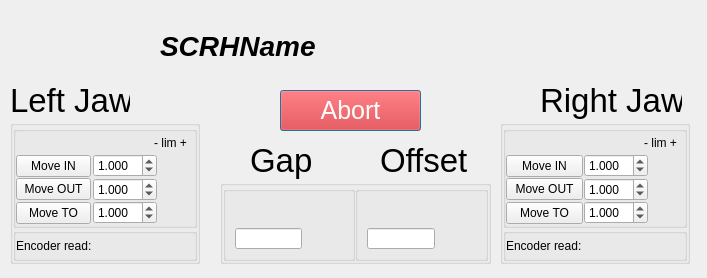
<ui version="4.0" >
 <class>SCRH</class>
 <widget class="QDialog" name="SCRH" >
  <property name="geometry" >
   <rect>
    <x>0</x>
    <y>0</y>
    <width>707</width>
    <height>278</height>
   </rect>
  </property>
  <property name="windowTitle" >
   <string>Dialog</string>
  </property>
  <widget class="QLabel" name="SCRHName" >
   <property name="geometry" >
    <rect>
     <x>160</x>
     <y>10</y>
     <width>531</width>
     <height>71</height>
    </rect>
   </property>
   <property name="font" >
    <font>
     <pointsize>21</pointsize>
     <weight>75</weight>
     <italic>true</italic>
     <bold>true</bold>
     <underline>false</underline>
    </font>
   </property>
   <property name="text" >
    <string>SCRHName</string>
   </property>
  </widget>
  <widget class="QLabel" name="AlbaLogo" >
   <property name="geometry" >
    <rect>
     <x>10</x>
     <y>10</y>
     <width>126</width>
     <height>71</height>
    </rect>
   </property>
   <property name="text" >
    <string/>
   </property>
   <property name="pixmap" >
    <pixmap resource="scrapers.qrc" >:/icons/icons/ALBA_Logo.png</pixmap>
   </property>
  </widget>
  <widget class="QLabel" name="leftJawLabel" >
   <property name="geometry" >
    <rect>
     <x>10</x>
     <y>80</y>
     <width>120</width>
     <height>41</height>
    </rect>
   </property>
   <property name="font" >
    <font>
     <pointsize>25</pointsize>
    </font>
   </property>
   <property name="text" >
    <string>Left Jaw</string>
   </property>
  </widget>
  <widget class="QLabel" name="rightJawLabel" >
   <property name="geometry" >
    <rect>
     <x>540</x>
     <y>80</y>
     <width>142</width>
     <height>41</height>
    </rect>
   </property>
   <property name="font" >
    <font>
     <pointsize>25</pointsize>
    </font>
   </property>
   <property name="text" >
    <string>Right Jaw</string>
   </property>
  </widget>
  <widget class="QGroupBox" name="gapAndOffset" >
   <property name="geometry" >
    <rect>
     <x>220</x>
     <y>180</y>
     <width>271</width>
     <height>84</height>
    </rect>
   </property>
   <property name="flat" >
    <bool>true</bool>
   </property>
   <layout class="QGridLayout" >
    <property name="leftMargin" >
     <number>0</number>
    </property>
    <property name="topMargin" >
     <number>0</number>
    </property>
    <property name="rightMargin" >
     <number>0</number>
    </property>
    <property name="bottomMargin" >
     <number>0</number>
    </property>
    <property name="horizontalSpacing" >
     <number>0</number>
    </property>
    <property name="verticalSpacing" >
     <number>0</number>
    </property>
    <item row="0" column="0" >
     <widget class="TauGroupBox" name="gap" >
      <property name="showText" >
       <bool>false</bool>
      </property>
      <layout class="QVBoxLayout" >
       <item>
        <layout class="QHBoxLayout" >
         <item>
          <widget class="TauValueLabel" name="gapRead" >
           <property name="sizePolicy" >
            <sizepolicy vsizetype="Preferred" hsizetype="Expanding" >
             <horstretch>0</horstretch>
             <verstretch>0</verstretch>
            </sizepolicy>
           </property>
           <property name="useParentModel" >
            <bool>true</bool>
           </property>
           <property name="model" >
            <string>/Position</string>
           </property>
          </widget>
         </item>
         <item>
          <widget class="TauConfigLabel" name="gapReadUnits" >
           <property name="minimumSize" >
            <size>
             <width>35</width>
             <height>24</height>
            </size>
           </property>
           <property name="maximumSize" >
            <size>
             <width>35</width>
             <height>24</height>
            </size>
           </property>
           <property name="useParentModel" >
            <bool>true</bool>
           </property>
           <property name="model" >
            <string>/Position?configuration=unit</string>
           </property>
          </widget>
         </item>
        </layout>
       </item>
       <item>
        <layout class="QHBoxLayout" >
         <property name="spacing" >
          <number>-1</number>
         </property>
         <item>
          <widget class="TauValueLineEdit" name="gapWrite" >
           <property name="useParentModel" >
            <bool>true</bool>
           </property>
           <property name="model" >
            <string>/Position</string>
           </property>
          </widget>
         </item>
         <item>
          <widget class="TauConfigLabel" name="gapWriteUnits" >
           <property name="minimumSize" >
            <size>
             <width>35</width>
             <height>24</height>
            </size>
           </property>
           <property name="maximumSize" >
            <size>
             <width>35</width>
             <height>24</height>
            </size>
           </property>
           <property name="useParentModel" >
            <bool>true</bool>
           </property>
           <property name="model" >
            <string>/Position?configuration=unit</string>
           </property>
          </widget>
         </item>
        </layout>
       </item>
      </layout>
     </widget>
    </item>
    <item row="0" column="1" >
     <widget class="TauGroupBox" name="offset" >
      <property name="showText" >
       <bool>false</bool>
      </property>
      <layout class="QVBoxLayout" >
       <item>
        <layout class="QHBoxLayout" >
         <item>
          <widget class="TauValueLabel" name="offsetRead" >
           <property name="sizePolicy" >
            <sizepolicy vsizetype="Preferred" hsizetype="Expanding" >
             <horstretch>0</horstretch>
             <verstretch>0</verstretch>
            </sizepolicy>
           </property>
           <property name="useParentModel" >
            <bool>true</bool>
           </property>
           <property name="model" >
            <string>/Position</string>
           </property>
          </widget>
         </item>
         <item>
          <widget class="TauConfigLabel" name="offsetReadUnits" >
           <property name="minimumSize" >
            <size>
             <width>35</width>
             <height>24</height>
            </size>
           </property>
           <property name="maximumSize" >
            <size>
             <width>35</width>
             <height>24</height>
            </size>
           </property>
           <property name="useParentModel" >
            <bool>true</bool>
           </property>
           <property name="model" >
            <string>/Position?configuration=unit</string>
           </property>
          </widget>
         </item>
        </layout>
       </item>
       <item>
        <layout class="QHBoxLayout" >
         <item>
          <widget class="TauValueLineEdit" name="OffsetWrite" >
           <property name="useParentModel" >
            <bool>true</bool>
           </property>
           <property name="model" >
            <string>/Position</string>
           </property>
          </widget>
         </item>
         <item>
          <widget class="TauConfigLabel" name="offsetWriteUnits" >
           <property name="minimumSize" >
            <size>
             <width>35</width>
             <height>24</height>
            </size>
           </property>
           <property name="maximumSize" >
            <size>
             <width>35</width>
             <height>24</height>
            </size>
           </property>
           <property name="useParentModel" >
            <bool>true</bool>
           </property>
           <property name="model" >
            <string>/Position?configuration=unit</string>
           </property>
          </widget>
         </item>
        </layout>
       </item>
      </layout>
     </widget>
    </item>
   </layout>
  </widget>
  <widget class="QLabel" name="gapLabel" >
   <property name="geometry" >
    <rect>
     <x>250</x>
     <y>140</y>
     <width>88</width>
     <height>40</height>
    </rect>
   </property>
   <property name="font" >
    <font>
     <pointsize>25</pointsize>
    </font>
   </property>
   <property name="text" >
    <string>Gap</string>
   </property>
  </widget>
  <widget class="QLabel" name="offsetLabel" >
   <property name="geometry" >
    <rect>
     <x>380</x>
     <y>140</y>
     <width>88</width>
     <height>40</height>
    </rect>
   </property>
   <property name="font" >
    <font>
     <pointsize>25</pointsize>
    </font>
   </property>
   <property name="text" >
    <string>Offset</string>
   </property>
  </widget>
  <widget class="QPushButton" name="abort" >
   <property name="geometry" >
    <rect>
     <x>280</x>
     <y>90</y>
     <width>141</width>
     <height>41</height>
    </rect>
   </property>
   <property name="sizePolicy" >
    <sizepolicy vsizetype="Minimum" hsizetype="Minimum" >
     <horstretch>0</horstretch>
     <verstretch>0</verstretch>
    </sizepolicy>
   </property>
   <property name="palette" >
    <palette>
     <active>
      <colorrole role="WindowText" >
       <brush brushstyle="SolidPattern" >
        <color alpha="255" >
         <red>0</red>
         <green>0</green>
         <blue>0</blue>
        </color>
       </brush>
      </colorrole>
      <colorrole role="Button" >
       <brush brushstyle="SolidPattern" >
        <color alpha="255" >
         <red>255</red>
         <green>0</green>
         <blue>0</blue>
        </color>
       </brush>
      </colorrole>
      <colorrole role="Light" >
       <brush brushstyle="SolidPattern" >
        <color alpha="255" >
         <red>255</red>
         <green>127</green>
         <blue>127</blue>
        </color>
       </brush>
      </colorrole>
      <colorrole role="Midlight" >
       <brush brushstyle="SolidPattern" >
        <color alpha="255" >
         <red>255</red>
         <green>63</green>
         <blue>63</blue>
        </color>
       </brush>
      </colorrole>
      <colorrole role="Dark" >
       <brush brushstyle="SolidPattern" >
        <color alpha="255" >
         <red>127</red>
         <green>0</green>
         <blue>0</blue>
        </color>
       </brush>
      </colorrole>
      <colorrole role="Mid" >
       <brush brushstyle="SolidPattern" >
        <color alpha="255" >
         <red>170</red>
         <green>0</green>
         <blue>0</blue>
        </color>
       </brush>
      </colorrole>
      <colorrole role="Text" >
       <brush brushstyle="SolidPattern" >
        <color alpha="255" >
         <red>0</red>
         <green>0</green>
         <blue>0</blue>
        </color>
       </brush>
      </colorrole>
      <colorrole role="BrightText" >
       <brush brushstyle="SolidPattern" >
        <color alpha="255" >
         <red>255</red>
         <green>255</green>
         <blue>255</blue>
        </color>
       </brush>
      </colorrole>
      <colorrole role="ButtonText" >
       <brush brushstyle="SolidPattern" >
        <color alpha="255" >
         <red>255</red>
         <green>255</green>
         <blue>255</blue>
        </color>
       </brush>
      </colorrole>
      <colorrole role="Base" >
       <brush brushstyle="SolidPattern" >
        <color alpha="255" >
         <red>255</red>
         <green>255</green>
         <blue>255</blue>
        </color>
       </brush>
      </colorrole>
      <colorrole role="Window" >
       <brush brushstyle="SolidPattern" >
        <color alpha="255" >
         <red>255</red>
         <green>0</green>
         <blue>0</blue>
        </color>
       </brush>
      </colorrole>
      <colorrole role="Shadow" >
       <brush brushstyle="SolidPattern" >
        <color alpha="255" >
         <red>0</red>
         <green>0</green>
         <blue>0</blue>
        </color>
       </brush>
      </colorrole>
      <colorrole role="AlternateBase" >
       <brush brushstyle="SolidPattern" >
        <color alpha="255" >
         <red>255</red>
         <green>127</green>
         <blue>127</blue>
        </color>
       </brush>
      </colorrole>
     </active>
     <inactive>
      <colorrole role="WindowText" >
       <brush brushstyle="SolidPattern" >
        <color alpha="255" >
         <red>0</red>
         <green>0</green>
         <blue>0</blue>
        </color>
       </brush>
      </colorrole>
      <colorrole role="Button" >
       <brush brushstyle="SolidPattern" >
        <color alpha="255" >
         <red>255</red>
         <green>0</green>
         <blue>0</blue>
        </color>
       </brush>
      </colorrole>
      <colorrole role="Light" >
       <brush brushstyle="SolidPattern" >
        <color alpha="255" >
         <red>255</red>
         <green>127</green>
         <blue>127</blue>
        </color>
       </brush>
      </colorrole>
      <colorrole role="Midlight" >
       <brush brushstyle="SolidPattern" >
        <color alpha="255" >
         <red>255</red>
         <green>63</green>
         <blue>63</blue>
        </color>
       </brush>
      </colorrole>
      <colorrole role="Dark" >
       <brush brushstyle="SolidPattern" >
        <color alpha="255" >
         <red>127</red>
         <green>0</green>
         <blue>0</blue>
        </color>
       </brush>
      </colorrole>
      <colorrole role="Mid" >
       <brush brushstyle="SolidPattern" >
        <color alpha="255" >
         <red>170</red>
         <green>0</green>
         <blue>0</blue>
        </color>
       </brush>
      </colorrole>
      <colorrole role="Text" >
       <brush brushstyle="SolidPattern" >
        <color alpha="255" >
         <red>0</red>
         <green>0</green>
         <blue>0</blue>
        </color>
       </brush>
      </colorrole>
      <colorrole role="BrightText" >
       <brush brushstyle="SolidPattern" >
        <color alpha="255" >
         <red>255</red>
         <green>255</green>
         <blue>255</blue>
        </color>
       </brush>
      </colorrole>
      <colorrole role="ButtonText" >
       <brush brushstyle="SolidPattern" >
        <color alpha="255" >
         <red>255</red>
         <green>255</green>
         <blue>255</blue>
        </color>
       </brush>
      </colorrole>
      <colorrole role="Base" >
       <brush brushstyle="SolidPattern" >
        <color alpha="255" >
         <red>255</red>
         <green>255</green>
         <blue>255</blue>
        </color>
       </brush>
      </colorrole>
      <colorrole role="Window" >
       <brush brushstyle="SolidPattern" >
        <color alpha="255" >
         <red>255</red>
         <green>0</green>
         <blue>0</blue>
        </color>
       </brush>
      </colorrole>
      <colorrole role="Shadow" >
       <brush brushstyle="SolidPattern" >
        <color alpha="255" >
         <red>0</red>
         <green>0</green>
         <blue>0</blue>
        </color>
       </brush>
      </colorrole>
      <colorrole role="AlternateBase" >
       <brush brushstyle="SolidPattern" >
        <color alpha="255" >
         <red>255</red>
         <green>127</green>
         <blue>127</blue>
        </color>
       </brush>
      </colorrole>
     </inactive>
     <disabled>
      <colorrole role="WindowText" >
       <brush brushstyle="SolidPattern" >
        <color alpha="255" >
         <red>127</red>
         <green>0</green>
         <blue>0</blue>
        </color>
       </brush>
      </colorrole>
      <colorrole role="Button" >
       <brush brushstyle="SolidPattern" >
        <color alpha="255" >
         <red>255</red>
         <green>0</green>
         <blue>0</blue>
        </color>
       </brush>
      </colorrole>
      <colorrole role="Light" >
       <brush brushstyle="SolidPattern" >
        <color alpha="255" >
         <red>255</red>
         <green>127</green>
         <blue>127</blue>
        </color>
       </brush>
      </colorrole>
      <colorrole role="Midlight" >
       <brush brushstyle="SolidPattern" >
        <color alpha="255" >
         <red>255</red>
         <green>63</green>
         <blue>63</blue>
        </color>
       </brush>
      </colorrole>
      <colorrole role="Dark" >
       <brush brushstyle="SolidPattern" >
        <color alpha="255" >
         <red>127</red>
         <green>0</green>
         <blue>0</blue>
        </color>
       </brush>
      </colorrole>
      <colorrole role="Mid" >
       <brush brushstyle="SolidPattern" >
        <color alpha="255" >
         <red>170</red>
         <green>0</green>
         <blue>0</blue>
        </color>
       </brush>
      </colorrole>
      <colorrole role="Text" >
       <brush brushstyle="SolidPattern" >
        <color alpha="255" >
         <red>127</red>
         <green>0</green>
         <blue>0</blue>
        </color>
       </brush>
      </colorrole>
      <colorrole role="BrightText" >
       <brush brushstyle="SolidPattern" >
        <color alpha="255" >
         <red>255</red>
         <green>255</green>
         <blue>255</blue>
        </color>
       </brush>
      </colorrole>
      <colorrole role="ButtonText" >
       <brush brushstyle="SolidPattern" >
        <color alpha="255" >
         <red>127</red>
         <green>0</green>
         <blue>0</blue>
        </color>
       </brush>
      </colorrole>
      <colorrole role="Base" >
       <brush brushstyle="SolidPattern" >
        <color alpha="255" >
         <red>255</red>
         <green>0</green>
         <blue>0</blue>
        </color>
       </brush>
      </colorrole>
      <colorrole role="Window" >
       <brush brushstyle="SolidPattern" >
        <color alpha="255" >
         <red>255</red>
         <green>0</green>
         <blue>0</blue>
        </color>
       </brush>
      </colorrole>
      <colorrole role="Shadow" >
       <brush brushstyle="SolidPattern" >
        <color alpha="255" >
         <red>0</red>
         <green>0</green>
         <blue>0</blue>
        </color>
       </brush>
      </colorrole>
      <colorrole role="AlternateBase" >
       <brush brushstyle="SolidPattern" >
        <color alpha="255" >
         <red>255</red>
         <green>0</green>
         <blue>0</blue>
        </color>
       </brush>
      </colorrole>
     </disabled>
    </palette>
   </property>
   <property name="font" >
    <font>
     <pointsize>19</pointsize>
    </font>
   </property>
   <property name="text" >
    <string>Abort</string>
   </property>
  </widget>
  <widget class="QGroupBox" name="leftJaw" >
   <property name="geometry" >
    <rect>
     <x>10</x>
     <y>120</y>
     <width>190</width>
     <height>144</height>
    </rect>
   </property>
   <property name="title" >
    <string/>
   </property>
   <layout class="QVBoxLayout" >
    <property name="spacing" >
     <number>0</number>
    </property>
    <property name="leftMargin" >
     <number>0</number>
    </property>
    <property name="topMargin" >
     <number>0</number>
    </property>
    <property name="rightMargin" >
     <number>0</number>
    </property>
    <property name="bottomMargin" >
     <number>0</number>
    </property>
    <item>
     <widget class="TauGroupBox" name="leftStepper" >
      <property name="flat" >
       <bool>true</bool>
      </property>
      <property name="showText" >
       <bool>false</bool>
      </property>
      <layout class="QGridLayout" >
       <property name="leftMargin" >
        <number>0</number>
       </property>
       <property name="topMargin" >
        <number>0</number>
       </property>
       <property name="rightMargin" >
        <number>0</number>
       </property>
       <property name="bottomMargin" >
        <number>0</number>
       </property>
       <property name="horizontalSpacing" >
        <number>0</number>
       </property>
       <property name="verticalSpacing" >
        <number>0</number>
       </property>
       <item row="0" column="0" >
        <layout class="QHBoxLayout" >
         <item>
          <widget class="TauValueLabel" name="leftLabelState" >
           <property name="minimumSize" >
            <size>
             <width>50</width>
             <height>22</height>
            </size>
           </property>
           <property name="frameShape" >
            <enum>QFrame::NoFrame</enum>
           </property>
           <property name="frameShadow" >
            <enum>QFrame::Plain</enum>
           </property>
           <property name="showQuality" >
            <bool>false</bool>
           </property>
           <property name="useParentModel" >
            <bool>true</bool>
           </property>
           <property name="model" >
            <string>/State</string>
           </property>
          </widget>
         </item>
         <item>
          <widget class="TauStateLed" name="leftLedState" >
           <property name="useParentModel" >
            <bool>true</bool>
           </property>
           <property name="model" >
            <string>/State</string>
           </property>
          </widget>
         </item>
         <item>
          <spacer>
           <property name="orientation" >
            <enum>Qt::Horizontal</enum>
           </property>
           <property name="sizeHint" >
            <size>
             <width>150</width>
             <height>20</height>
            </size>
           </property>
          </spacer>
         </item>
         <item>
          <widget class="TauLimitSwitch" name="leftLimitN" >
           <property name="useParentModel" >
            <bool>true</bool>
           </property>
           <property name="model" >
            <string>/Limit_switches</string>
           </property>
           <property name="boolIndex" >
            <number>2</number>
           </property>
          </widget>
         </item>
         <item>
          <widget class="QLabel" name="leftLimitLabel" >
           <property name="text" >
            <string>- lim +</string>
           </property>
           <property name="alignment" >
            <set>Qt::AlignCenter</set>
           </property>
          </widget>
         </item>
         <item>
          <widget class="TauLimitSwitch" name="leftLimitP" >
           <property name="useParentModel" >
            <bool>true</bool>
           </property>
           <property name="model" >
            <string>/Limit_switches</string>
           </property>
           <property name="boolIndex" >
            <number>1</number>
           </property>
          </widget>
         </item>
        </layout>
       </item>
       <item row="1" column="0" >
        <layout class="QHBoxLayout" >
         <property name="spacing" >
          <number>2</number>
         </property>
         <item>
          <widget class="QPushButton" name="leftMoveIn" >
           <property name="text" >
            <string>Move IN</string>
           </property>
          </widget>
         </item>
         <item>
          <widget class="QDoubleSpinBox" name="leftInValue" >
           <property name="decimals" >
            <number>3</number>
           </property>
           <property name="minimum" >
            <double>0.005000000000000</double>
           </property>
           <property name="maximum" >
            <double>20.000000000000000</double>
           </property>
           <property name="singleStep" >
            <double>0.001000000000000</double>
           </property>
           <property name="value" >
            <double>1.000000000000000</double>
           </property>
          </widget>
         </item>
         <item>
          <widget class="TauConfigLabel" name="leftInStepperUnits" >
           <property name="minimumSize" >
            <size>
             <width>35</width>
             <height>24</height>
            </size>
           </property>
           <property name="maximumSize" >
            <size>
             <width>35</width>
             <height>24</height>
            </size>
           </property>
           <property name="useParentModel" >
            <bool>true</bool>
           </property>
           <property name="model" >
            <string>/Position?configuration=unit</string>
           </property>
          </widget>
         </item>
        </layout>
       </item>
       <item row="2" column="0" >
        <layout class="QHBoxLayout" >
         <property name="spacing" >
          <number>2</number>
         </property>
         <item>
          <widget class="QPushButton" name="leftMoveOut" >
           <property name="text" >
            <string>Move OUT</string>
           </property>
          </widget>
         </item>
         <item>
          <widget class="QDoubleSpinBox" name="leftOutValue" >
           <property name="decimals" >
            <number>3</number>
           </property>
           <property name="minimum" >
            <double>0.005000000000000</double>
           </property>
           <property name="maximum" >
            <double>20.000000000000000</double>
           </property>
           <property name="singleStep" >
            <double>0.001000000000000</double>
           </property>
           <property name="value" >
            <double>1.000000000000000</double>
           </property>
          </widget>
         </item>
         <item>
          <widget class="TauConfigLabel" name="leftOutStepperUnits" >
           <property name="minimumSize" >
            <size>
             <width>35</width>
             <height>24</height>
            </size>
           </property>
           <property name="maximumSize" >
            <size>
             <width>35</width>
             <height>24</height>
            </size>
           </property>
           <property name="useParentModel" >
            <bool>true</bool>
           </property>
           <property name="model" >
            <string>/Position?configuration=unit</string>
           </property>
          </widget>
         </item>
        </layout>
       </item>
       <item row="3" column="0" >
        <layout class="QHBoxLayout" >
         <property name="spacing" >
          <number>2</number>
         </property>
         <item>
          <widget class="QPushButton" name="leftMoveAbs" >
           <property name="text" >
            <string>Move TO</string>
           </property>
          </widget>
         </item>
         <item>
          <widget class="QDoubleSpinBox" name="leftAbsValue" >
           <property name="decimals" >
            <number>3</number>
           </property>
           <property name="maximum" >
            <double>20.000000000000000</double>
           </property>
           <property name="singleStep" >
            <double>0.001000000000000</double>
           </property>
           <property name="value" >
            <double>1.000000000000000</double>
           </property>
          </widget>
         </item>
         <item>
          <widget class="TauConfigLabel" name="leftAbsStepperUnits" >
           <property name="minimumSize" >
            <size>
             <width>35</width>
             <height>24</height>
            </size>
           </property>
           <property name="maximumSize" >
            <size>
             <width>35</width>
             <height>24</height>
            </size>
           </property>
           <property name="useParentModel" >
            <bool>true</bool>
           </property>
           <property name="model" >
            <string>/Position?configuration=unit</string>
           </property>
          </widget>
         </item>
        </layout>
       </item>
      </layout>
     </widget>
    </item>
    <item>
     <widget class="TauGroupBox" name="leftEnc" >
      <property name="sizePolicy" >
       <sizepolicy vsizetype="Expanding" hsizetype="Expanding" >
        <horstretch>0</horstretch>
        <verstretch>0</verstretch>
       </sizepolicy>
      </property>
      <property name="flat" >
       <bool>true</bool>
      </property>
      <property name="showText" >
       <bool>false</bool>
      </property>
      <layout class="QGridLayout" >
       <property name="leftMargin" >
        <number>0</number>
       </property>
       <property name="topMargin" >
        <number>0</number>
       </property>
       <property name="rightMargin" >
        <number>0</number>
       </property>
       <property name="bottomMargin" >
        <number>0</number>
       </property>
       <property name="horizontalSpacing" >
        <number>-1</number>
       </property>
       <property name="verticalSpacing" >
        <number>0</number>
       </property>
       <item row="0" column="0" >
        <layout class="QHBoxLayout" >
         <item>
          <widget class="QLabel" name="leftEncLabel" >
           <property name="text" >
            <string>Encoder read:</string>
           </property>
          </widget>
         </item>
         <item>
          <widget class="TauValueLabel" name="leftEncRead" >
           <property name="sizePolicy" >
            <sizepolicy vsizetype="Preferred" hsizetype="Minimum" >
             <horstretch>0</horstretch>
             <verstretch>0</verstretch>
            </sizepolicy>
           </property>
           <property name="useParentModel" >
            <bool>true</bool>
           </property>
           <property name="model" >
            <string>/Position</string>
           </property>
          </widget>
         </item>
         <item>
          <widget class="TauConfigLabel" name="leftEncUnits" >
           <property name="minimumSize" >
            <size>
             <width>35</width>
             <height>24</height>
            </size>
           </property>
           <property name="maximumSize" >
            <size>
             <width>35</width>
             <height>24</height>
            </size>
           </property>
           <property name="useParentModel" >
            <bool>true</bool>
           </property>
           <property name="model" >
            <string>/Position?configuration=unit</string>
           </property>
          </widget>
         </item>
        </layout>
       </item>
      </layout>
     </widget>
    </item>
   </layout>
  </widget>
  <widget class="QGroupBox" name="rightJaw" >
   <property name="geometry" >
    <rect>
     <x>500</x>
     <y>120</y>
     <width>190</width>
     <height>144</height>
    </rect>
   </property>
   <property name="title" >
    <string/>
   </property>
   <layout class="QVBoxLayout" >
    <property name="spacing" >
     <number>0</number>
    </property>
    <property name="leftMargin" >
     <number>0</number>
    </property>
    <property name="topMargin" >
     <number>0</number>
    </property>
    <property name="rightMargin" >
     <number>0</number>
    </property>
    <property name="bottomMargin" >
     <number>0</number>
    </property>
    <item>
     <widget class="TauGroupBox" name="rightStepper" >
      <property name="flat" >
       <bool>true</bool>
      </property>
      <property name="showText" >
       <bool>false</bool>
      </property>
      <layout class="QGridLayout" >
       <property name="leftMargin" >
        <number>0</number>
       </property>
       <property name="topMargin" >
        <number>0</number>
       </property>
       <property name="rightMargin" >
        <number>0</number>
       </property>
       <property name="bottomMargin" >
        <number>0</number>
       </property>
       <property name="horizontalSpacing" >
        <number>0</number>
       </property>
       <property name="verticalSpacing" >
        <number>0</number>
       </property>
       <item row="0" column="0" >
        <layout class="QHBoxLayout" >
         <item>
          <widget class="TauValueLabel" name="rightLabelState" >
           <property name="minimumSize" >
            <size>
             <width>50</width>
             <height>22</height>
            </size>
           </property>
           <property name="frameShape" >
            <enum>QFrame::NoFrame</enum>
           </property>
           <property name="frameShadow" >
            <enum>QFrame::Plain</enum>
           </property>
           <property name="showQuality" >
            <bool>false</bool>
           </property>
           <property name="useParentModel" >
            <bool>true</bool>
           </property>
           <property name="model" >
            <string>/State</string>
           </property>
          </widget>
         </item>
         <item>
          <widget class="TauStateLed" name="rightLedState" >
           <property name="useParentModel" >
            <bool>true</bool>
           </property>
           <property name="model" >
            <string>/State</string>
           </property>
          </widget>
         </item>
         <item>
          <spacer>
           <property name="orientation" >
            <enum>Qt::Horizontal</enum>
           </property>
           <property name="sizeHint" >
            <size>
             <width>150</width>
             <height>20</height>
            </size>
           </property>
          </spacer>
         </item>
         <item>
          <widget class="TauLimitSwitch" name="rightLimitN" >
           <property name="useParentModel" >
            <bool>true</bool>
           </property>
           <property name="model" >
            <string>/Limit_switches</string>
           </property>
           <property name="boolIndex" >
            <number>2</number>
           </property>
          </widget>
         </item>
         <item>
          <widget class="QLabel" name="rightLimitLabel" >
           <property name="text" >
            <string>- lim +</string>
           </property>
           <property name="alignment" >
            <set>Qt::AlignCenter</set>
           </property>
          </widget>
         </item>
         <item>
          <widget class="TauLimitSwitch" name="rightLimitP" >
           <property name="useParentModel" >
            <bool>true</bool>
           </property>
           <property name="model" >
            <string>/Limit_switches</string>
           </property>
           <property name="boolIndex" >
            <number>1</number>
           </property>
          </widget>
         </item>
        </layout>
       </item>
       <item row="1" column="0" >
        <layout class="QHBoxLayout" >
         <property name="spacing" >
          <number>1</number>
         </property>
         <item>
          <widget class="QPushButton" name="rightMoveIn" >
           <property name="text" >
            <string>Move IN</string>
           </property>
          </widget>
         </item>
         <item>
          <widget class="QDoubleSpinBox" name="rightInValue" >
           <property name="decimals" >
            <number>3</number>
           </property>
           <property name="minimum" >
            <double>0.005000000000000</double>
           </property>
           <property name="maximum" >
            <double>20.000000000000000</double>
           </property>
           <property name="singleStep" >
            <double>0.001000000000000</double>
           </property>
           <property name="value" >
            <double>1.000000000000000</double>
           </property>
          </widget>
         </item>
         <item>
          <widget class="TauConfigLabel" name="rightInStepperUnits" >
           <property name="minimumSize" >
            <size>
             <width>35</width>
             <height>24</height>
            </size>
           </property>
           <property name="maximumSize" >
            <size>
             <width>35</width>
             <height>24</height>
            </size>
           </property>
           <property name="useParentModel" >
            <bool>true</bool>
           </property>
           <property name="model" >
            <string>/Position?configuration=unit</string>
           </property>
          </widget>
         </item>
        </layout>
       </item>
       <item row="2" column="0" >
        <layout class="QHBoxLayout" >
         <property name="spacing" >
          <number>1</number>
         </property>
         <item>
          <widget class="QPushButton" name="rightMoveOut" >
           <property name="text" >
            <string>Move OUT</string>
           </property>
          </widget>
         </item>
         <item>
          <widget class="QDoubleSpinBox" name="rightOutValue" >
           <property name="decimals" >
            <number>3</number>
           </property>
           <property name="minimum" >
            <double>0.005000000000000</double>
           </property>
           <property name="maximum" >
            <double>20.000000000000000</double>
           </property>
           <property name="singleStep" >
            <double>0.001000000000000</double>
           </property>
           <property name="value" >
            <double>1.000000000000000</double>
           </property>
          </widget>
         </item>
         <item>
          <widget class="TauConfigLabel" name="rightOutStepperUnits" >
           <property name="minimumSize" >
            <size>
             <width>35</width>
             <height>24</height>
            </size>
           </property>
           <property name="maximumSize" >
            <size>
             <width>35</width>
             <height>24</height>
            </size>
           </property>
           <property name="useParentModel" >
            <bool>true</bool>
           </property>
           <property name="model" >
            <string>/Position?configuration=unit</string>
           </property>
          </widget>
         </item>
        </layout>
       </item>
       <item row="3" column="0" >
        <layout class="QHBoxLayout" >
         <property name="spacing" >
          <number>1</number>
         </property>
         <item>
          <widget class="QPushButton" name="rightMoveAbs" >
           <property name="text" >
            <string>Move TO</string>
           </property>
          </widget>
         </item>
         <item>
          <widget class="QDoubleSpinBox" name="rightAbsValue" >
           <property name="decimals" >
            <number>3</number>
           </property>
           <property name="maximum" >
            <double>20.000000000000000</double>
           </property>
           <property name="singleStep" >
            <double>0.001000000000000</double>
           </property>
           <property name="value" >
            <double>1.000000000000000</double>
           </property>
          </widget>
         </item>
         <item>
          <widget class="TauConfigLabel" name="rightAbsStepperUnits" >
           <property name="minimumSize" >
            <size>
             <width>35</width>
             <height>24</height>
            </size>
           </property>
           <property name="maximumSize" >
            <size>
             <width>35</width>
             <height>24</height>
            </size>
           </property>
           <property name="useParentModel" >
            <bool>true</bool>
           </property>
           <property name="model" >
            <string>/Position?configuration=unit</string>
           </property>
          </widget>
         </item>
        </layout>
       </item>
      </layout>
     </widget>
    </item>
    <item>
     <widget class="TauGroupBox" name="rightEnc" >
      <property name="sizePolicy" >
       <sizepolicy vsizetype="Expanding" hsizetype="Expanding" >
        <horstretch>0</horstretch>
        <verstretch>0</verstretch>
       </sizepolicy>
      </property>
      <property name="flat" >
       <bool>true</bool>
      </property>
      <property name="showText" >
       <bool>false</bool>
      </property>
      <layout class="QGridLayout" >
       <property name="leftMargin" >
        <number>0</number>
       </property>
       <property name="topMargin" >
        <number>0</number>
       </property>
       <property name="rightMargin" >
        <number>0</number>
       </property>
       <property name="bottomMargin" >
        <number>0</number>
       </property>
       <property name="horizontalSpacing" >
        <number>-1</number>
       </property>
       <property name="verticalSpacing" >
        <number>0</number>
       </property>
       <item row="0" column="0" >
        <layout class="QHBoxLayout" >
         <item>
          <widget class="QLabel" name="rightEncLabel" >
           <property name="text" >
            <string>Encoder read:</string>
           </property>
          </widget>
         </item>
         <item>
          <widget class="TauValueLabel" name="rightEncRead" >
           <property name="sizePolicy" >
            <sizepolicy vsizetype="Preferred" hsizetype="Minimum" >
             <horstretch>0</horstretch>
             <verstretch>0</verstretch>
            </sizepolicy>
           </property>
           <property name="useParentModel" >
            <bool>true</bool>
           </property>
           <property name="model" >
            <string>/Position</string>
           </property>
          </widget>
         </item>
         <item>
          <widget class="TauConfigLabel" name="rightEncUnits" >
           <property name="minimumSize" >
            <size>
             <width>35</width>
             <height>24</height>
            </size>
           </property>
           <property name="maximumSize" >
            <size>
             <width>35</width>
             <height>24</height>
            </size>
           </property>
           <property name="useParentModel" >
            <bool>true</bool>
           </property>
           <property name="model" >
            <string>/Position?configuration=unit</string>
           </property>
          </widget>
         </item>
        </layout>
       </item>
      </layout>
     </widget>
    </item>
   </layout>
  </widget>
 </widget>
 <customwidgets>
  <customwidget>
   <class>TauGroupBox</class>
   <extends>QGroupBox</extends>
   <header>tau.widget</header>
   <container>1</container>
  </customwidget>
  <customwidget>
   <class>TauStateLed</class>
   <extends>QLabel</extends>
   <header>tau.widget</header>
  </customwidget>
  <customwidget>
   <class>TauLimitSwitch</class>
   <extends>QLabel</extends>
   <header>tau.widget</header>
  </customwidget>
  <customwidget>
   <class>TauValueLineEdit</class>
   <extends>QLineEdit</extends>
   <header>tau.widget</header>
  </customwidget>
  <customwidget>
   <class>TauConfigLabel</class>
   <extends>QLabel</extends>
   <header>tau.widget</header>
  </customwidget>
  <customwidget>
   <class>TauValueLabel</class>
   <extends>QLabel</extends>
   <header>tau.widget</header>
  </customwidget>
 </customwidgets>
 <resources>
  <include location="scrapers.qrc" />
 </resources>
 <connections/>
</ui>
